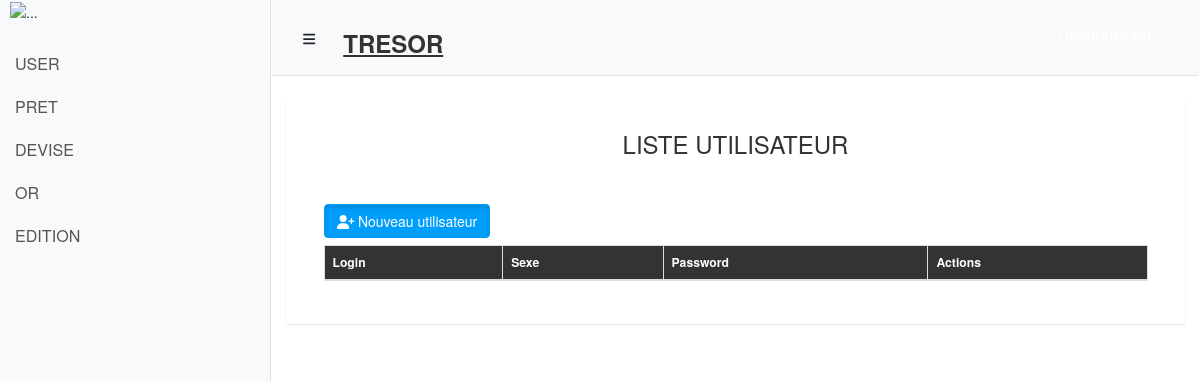
Before: /index.php/users/affichageUser with the older database file.
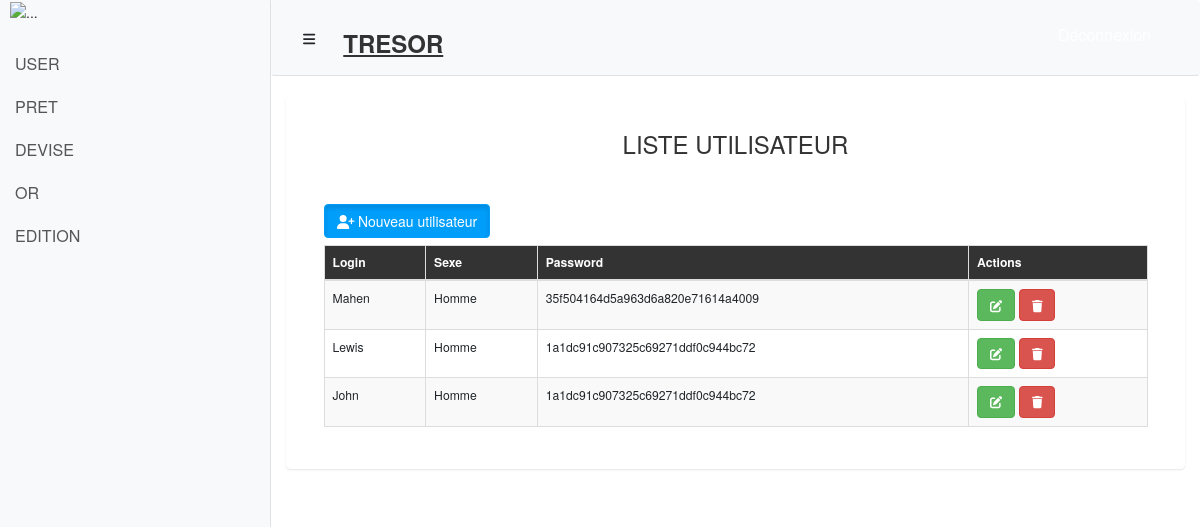
After: the same page with the newer database file.
### tables this page shows
CREATE TABLE `user` (
  `user_id` int(11) NOT NULL,
  `login` varchar(50) NOT NULL,
  `sexe` varchar(8) NOT NULL,
  `password` varchar(100) NOT NULL
);

### application/controllers/Users.php (called while the page is built, shortened)
<?php
	class Users extends CI_Controller
	{
		public function __construct()
		{
			$this->load->model('model_user');
		}
		public function affichageUser()
		{
			$users = $this->model_user->affichUser();
			$this->load->view('affichageUser',['users' => $users]);
		}
	}
?>

### index.php (called while the page is built, shortened)
<?php
require_once BASEPATH.'core/CodeIgniter.php';

### application/models/Model_user.php (called while the page is built, shortened)
<?php
	class Model_User extends CI_Model
	{
		public function affichUser()
		{
			$users = $this->db->get("user");
			return $users->result();
		}
	}
?>

### application/views/affichageUser.php (the view, shortened to what this page needs)
<!DOCTYPE html>
<html lang="en">
<head>
</head>
<body>
  <?php include("partials/header.php"); ?>
  <div class="d-flex" id="wrapper">
    <?php include("partials/sidebar.php");?>
    <div id="page-content-wrapper">
      <?php include("partials/navbar.php");?>
        <div class="container-fluid">
         <div class="card">
          <div class="card-header" style="height: 65px;">
            <h2 align="center" style="font-size: 1.5em;">LISTE UTILISATEUR</h2>
        </div>
  <br>
  <div class="card-body">
    <div class="container-fluid">
    <button class="btn btn-primary active" data-toggle="modal" data-target="#exampleModalLong" style="margin-bottom: 7px;"><span class="fas fa-user-plus"></span> Nouveau utilisateur</button>
      <table class="table table-striped table-bordered" style="font-size: 0.87em; width: 100%;">
        <thead style="background-color: #333; color: #fff;">
          <tr>
            <th>Login</th>
            <th>Sexe</th>
            <th>Password</th>
            <th>Actions</th>
          </tr>
        </thead>
        <tbody>
        <?php foreach($users as $user): ?>
          <tr>
              <td><?php echo $user->login; ?></td>
              <td><?php echo $user->sexe; ?></td>
              <td><?php echo $user->password; ?></td>
              <td>
                <a href="<?php echo base_url()?>users/editUser/<?php echo $user->user_id; ?>" class="btn btn-success" style="font-size:1em;"><i class="fas fa-edit"></i></a>
                <a href="<?php echo base_url()?>users/deleteUser/<?php echo $user->user_id; ?>" class="btn btn-danger" style="font-size:1em;"><i class="fas fa-trash"></i></a>
              </td>
          </tr>
          <?php endforeach; ?>
        </tbody>
      </table>
    </div>
  </div>
  <?php include('partials/footer.php');?>

### application/views/partials/header.php (shortened to what this page needs)
<!DOCTYPE html>
<html lang="en">
    <head>
        <link href="<?php echo base_url("assets/vendor/bootstrap/css/bootstrap.min.css");?>" rel="stylesheet">
        <link href="<?php echo base_url("assets/css/simple-sidebar.css");?>" rel="stylesheet">
        <link href="<?php echo base_url("assets/css/style.css");?>" rel="stylesheet">
        <link href="<?php echo base_url("assets/css/AdminLTE.min.css");?>" rel="stylesheet">
        <link rel="stylesheet" href="<?php echo base_url("assets/bootstrap.min.css");?>">
        <link href="<?php echo base_url("assets/css/jquery-ui.css");?>" rel="stylesheet">
        <link href="<?php echo base_url("assets/css/examples.css");?>" rel="stylesheet">
    </head>
    <body>
    </body>
</html>

### application/views/partials/sidebar.php
<div class="bg-light border-right" id="sidebar-wrapper">
    <img style="margin-left: 10px;" src="<?php echo base_url()?>assets/img/republique.png?>" alt="..." width=200px;>
    <br><br>
    <div style="font-size: 1.15em;" class="list-group list-group-flush">
      <a href="<?php echo base_url("Users/affichageUser");?>" class="list-group-item list-group-item-action bg-light">USER</a>
      <a href="<?php echo base_url("Pret/indexPret");?>" class="list-group-item list-group-item-action bg-light">PRET</a>
      <a href="<?php echo base_url("Devise/indexDev");?>" class="list-group-item list-group-item-action bg-light">DEVISE</a>
      <a href="<?php echo base_url("ORR/indexORR");?>" class="list-group-item list-group-item-action bg-light">OR</a>
      <a href="<?php echo base_url("ORR/indexEdition");?>" class="list-group-item list-group-item-action bg-light">EDITION</a>
    </div>
</div>

### application/views/partials/navbar.php (shortened to what this page needs)
<nav class="navbar navbar-expand-lg navbar-light bg-light border-bottom">
    <button class="btn" id="menu-toggle"><i class="fas fa-bars"></i></button>
    <div class="collapse navbar-collapse" id="navbarSupportedContent">
        <ul class="navbar-nav ml-auto mt-2 mt-lg-0">
            <div align="center" class="sidebar-heading"><u><h3><strong>TRESOR</strong></h3></u></div>
        </ul>
        <ul class="nav user-menu float-right">
            <li>
                <a href="<?php echo base_url()?>Authentification/logout">Déconnexion</a>
            </li>
        </ul>
    </div>
</nav>

### application/views/partials/footer.php (shortened to what this page needs)
</html>

### assets/css/simple-sidebar.css (style rules this page uses)
#wrapper { overflow-x: hidden; }
#sidebar-wrapper { min-height: 100vh; margin-left: -15rem; -webkit-transition: margin .25s ease-out; -moz-transition: margin .25s ease-out; -o-transition: margin .25s ease-out; transition: margin .25s ease-out; }
#sidebar-wrapper .list-group { width: 15rem; }
#page-content-wrapper { min-width: 100vw; }
@media (min-width: 768px) { #sidebar-wrapper { margin-left: 0; } }
@media (min-width: 768px) { #page-content-wrapper { min-width: 0; width: 100%; } }

### assets/css/examples.css (style rules this page uses)
html { overflow-y: scroll; *overflow-x: hidden; }
html { font: normal normal normal 18px/1.2 "Helvetica Neue", Roboto, "Segoe UI", Calibri, sans-serif; color: #292f33; }
a { color: #03739c; text-decoration: none; }

Changed rows visible on the page:
added user: login "Mahen", sexe "Homme", password "35f504164d5a963d6a820e71614a4009"
added user: login "Lewis", sexe "Homme", password "1a1dc91c907325c69271ddf0c944bc72"
added user: login "John", sexe "Homme", password "1a1dc91c907325c69271ddf0c944bc72"
